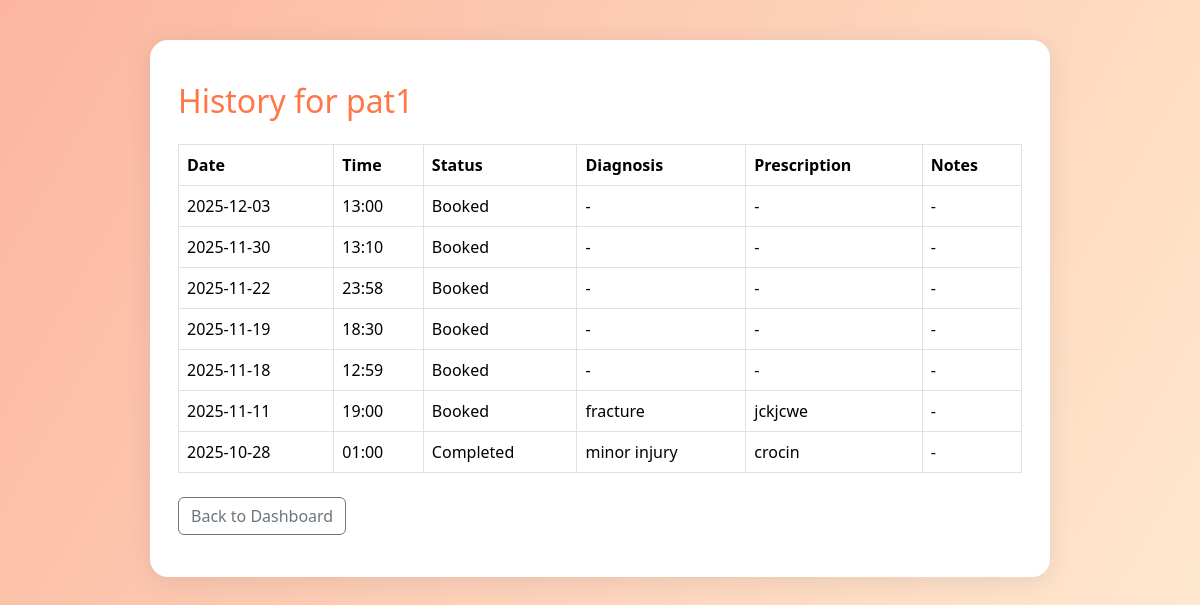
Page /doctor/patient/6/history (signed in) on the committed database.
### tables this page shows
CREATE TABLE patients (
    id INTEGER PRIMARY KEY,  -- links to users.id
    name TEXT NOT NULL,
    contact TEXT
, age INTEGER, pfp TEXT);

CREATE TABLE appointments (
    id INTEGER PRIMARY KEY AUTOINCREMENT,
    doctor_id INTEGER NOT NULL,
    patient_id INTEGER NOT NULL,
    date TEXT NOT NULL,
    time TEXT NOT NULL,
    status TEXT NOT NULL CHECK(status IN ('Booked', 'Completed', 'Cancelled')),
    diagnosis TEXT,
    prescription TEXT,
    notes TEXT,
    FOREIGN KEY (doctor_id) REFERENCES users(id),
    FOREIGN KEY (patient_id) REFERENCES users(id)
);

### app.py (the view)
@app.route("/doctor/patient/<int:patient_id>/history")
def doctor_patient_history(patient_id):
    if 'user_id' not in session or session.get('role') != 'doctor':
        return redirect(url_for('login'))
    db = get_db()
    appts = db.execute('''
        SELECT date, time, status, diagnosis, prescription, notes
        FROM appointments
        WHERE patient_id = ?
        ORDER BY date DESC, time DESC
    ''', (patient_id,)).fetchall()
    patient = db.execute('SELECT name FROM patients WHERE id=?', (patient_id,)).fetchone()
    return render_template("doctor_patient_history.html", appts=appts, patient=patient)

### app.py (called while the page is built)
def get_db():
    db = getattr(g, '_database', None)
    if db is None:
        db = g._database = sqlite3.connect(DATABASE)
    return db

@app.teardown_appcontext
def close_connection(exception):
    db = getattr(g, '_database', None)
    if db is not None:
        db.close()

### templates/doctor_patient_history.html (shortened to what this page needs)
<!doctype html>
<html lang="en">
<head>
    <link href="https://cdn.jsdelivr.net/npm/bootstrap@5.3.2/dist/css/bootstrap.min.css" rel="stylesheet">
</head>
<body>
  <div class="main-card">
    <h2>History for {{ patient[0] if patient else 'Unknown Patient' }}</h2>
    <table class="table table-hover table-bordered align-middle mt-4">
      <thead>
        <tr>
          <th>Date</th><th>Time</th><th>Status</th><th>Diagnosis</th><th>Prescription</th><th>Notes</th>
        </tr>
      </thead>
      <tbody>
        {% for appt in appts %}
        <tr>
          <td>{{ appt[0] }}</td>
          <td>{{ appt[1] }}</td>
          <td>{{ appt[2] }}</td>
          <td>{{ appt[3] or '-' }}</td>
          <td>{{ appt[4] or '-' }}</td>
          <td>{{ appt[5] or '-' }}</td>
        </tr>
        {% else %}
        <tr>
          <td colspan="6" class="text-center text-muted">No history found.</td>
        </tr>
        {% endfor %}
      </tbody>
    </table>
    <a href="{{ url_for('doctor_dashboard') }}" class="btn btn-outline-secondary mt-2">Back to Dashboard</a>
  </div>
</body>
</html>

### templates/doctor_patient_history.html (style rules this page uses)
body { background: linear-gradient(120deg, #fcb69f 0%, #ffecd2 100%); min-height:100vh; }
.main-card { max-width:900px; margin:40px auto; background:#fff; border-radius:18px; box-shadow:0 4px 24px rgba(44,62,80,0.11); padding:42px 28px; }
h2 { color:#ff7746; }
table th { background: #ff7746; color: #fff; }

### rows in the picture
patients: name "pat1"
appointments: date "2025-12-03", time "13:00", status "Booked", appt "-"
appointments: date "2025-11-30", time "13:10", status "Booked", appt "-"
appointments: date "2025-11-22", time "23:58", status "Booked", appt "-"
appointments: date "2025-11-19", time "18:30", status "Booked", appt "-"
appointments: date "2025-11-18", time "12:59", status "Booked", appt "-"
appointments: date "2025-11-11", time "19:00", status "Booked", diagnosis "fracture", prescription "jckjcwe", notes "-"
appointments: date "2025-10-28", time "01:00", status "Completed", diagnosis "minor injury", prescription "crocin", notes "-"
